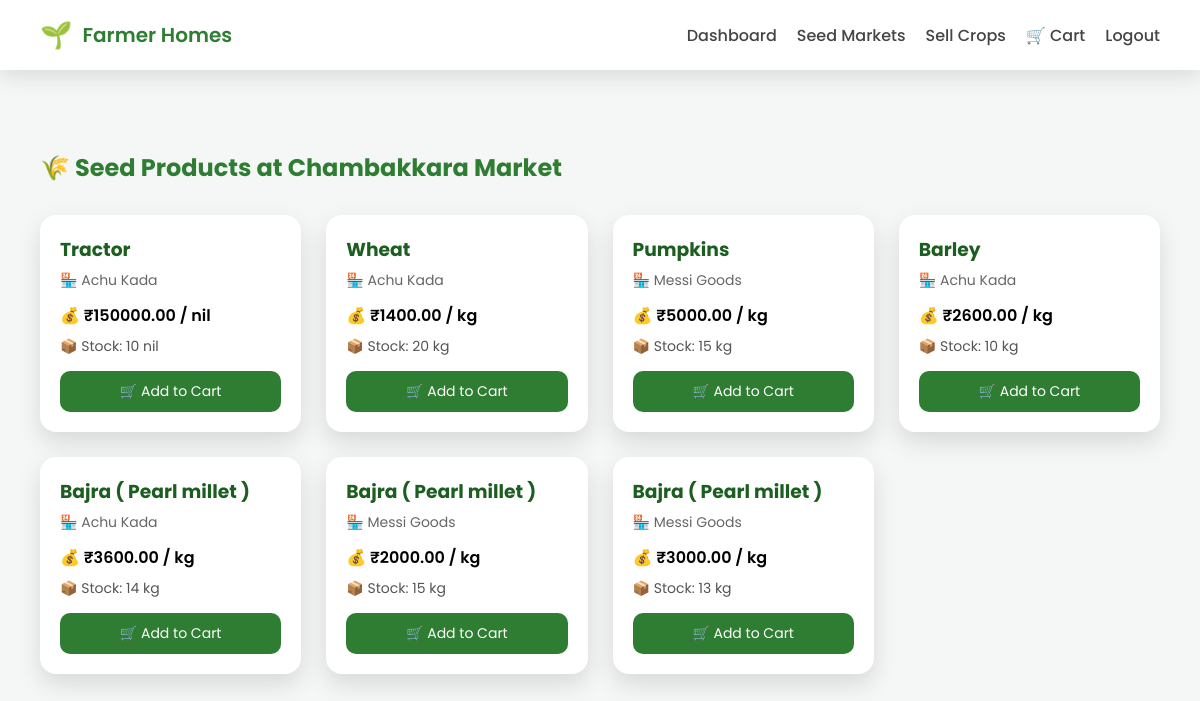
Screenshot of /markets/market/3/products/ with the database file from the repository.
### markets/models.py (models this page shows, shortened)
class Market(models.Model):
    name = models.CharField(max_length=200)
    address = models.TextField()
    village = models.CharField(max_length=100)
    district = models.CharField(max_length=100)
    state = models.CharField(max_length=100)
    latitude = models.DecimalField(max_digits=9, decimal_places=6)
    longitude = models.DecimalField(max_digits=9, decimal_places=6)
    is_active = models.BooleanField(default=True)
    created_at = models.DateTimeField(auto_now_add=True)

### buyersapp/models.py (models this page shows, shortened)
class BuyerSellProduct(models.Model):
    buyer = models.ForeignKey(
        BuyerProfile,
        on_delete=models.CASCADE,
        related_name="shop_products"
    )
    market = models.ForeignKey(
    Market,
    on_delete=models.CASCADE,
    related_name="buyer_sell_products"
    )
    product = models.ForeignKey(
        Product,
        on_delete=models.CASCADE,
        related_name="sold_by_buyers"
    )
    price = models.DecimalField(max_digits=8, decimal_places=2)
    stock_quantity = models.PositiveIntegerField()
    unit = models.CharField(max_length=20, default="kg")
    is_available = models.BooleanField(default=True)
    created_at = models.DateTimeField(auto_now_add=True)

### products/models.py (models this page shows, shortened)
class Product(models.Model):
    SEASON_CHOICES = [
        ('Kharif', 'Kharif'),
        ('Rabi', 'Rabi'),
        ('Zaid', 'Zaid'),
        ('All', 'All Seasons'),
    ]
    name = models.CharField(max_length=120)
    category = models.ForeignKey(
        ProductCategory,
        on_delete=models.CASCADE,
        related_name="products"
    )
    season = models.CharField(
        max_length=20,
        choices=SEASON_CHOICES,
        default="All"
    )
    product_type = models.CharField(
        max_length=100,
        help_text="Hybrid, Organic, BT, Equipment Type"
    )
    description = models.TextField()
    image = models.ImageField(upload_to="products/", blank=True, null=True)
    price = models.DecimalField(
        max_digits=8,
        decimal_places=2,
        blank=True,
        null=True
    )
    is_active = models.BooleanField(default=True)
    created_at = models.DateTimeField(auto_now_add=True)

### farmersaccapp/models.py (models this page shows, shortened)
class BuyerProfile(models.Model):
    user = models.OneToOneField(
        AllUser,
        on_delete=models.CASCADE,
        related_name='buyer_profile'
    )
    business_name = models.CharField(max_length=150, blank=True, null=True)
    gst_number = models.CharField(max_length=30, blank=True, null=True)
    is_exporter = models.BooleanField(default=False)

class AllUser(models.Model):
    ROLE_CHOICES = (
        ('farmer', 'Farmer'),
        ('buyer', 'Buyer / Wholesaler / Exporter'),
        ('admin', 'Admin'),
    )
    username = models.CharField(max_length=150, unique=True)
    email = models.EmailField(unique=True)
    phone = models.CharField(max_length=15, unique=True)
    password = models.CharField(max_length=255)
    role = models.CharField(max_length=20, choices=ROLE_CHOICES)
    reset_token = models.CharField(max_length=100, null=True, blank=True)
    reset_token_created = models.DateTimeField(null=True, blank=True)
    is_approved = models.BooleanField(default=False)
    rejection_reason = models.TextField(blank=True, null=True)
    is_active = models.BooleanField(default=True)
    created_at = models.DateTimeField(default=timezone.now)

### markets/views.py (the view)
# urls.py: path("market/<int:market_id>/products/", views.market_products, name="market_products"),
def market_products(request, market_id):
    market = get_object_or_404(Market, id=market_id)
    category = request.GET.get("category")
    products = BuyerSellProduct.objects.filter(
        market=market
    ).select_related(
        "product",
        "buyer",
        "buyer__user"
    )
    if category:
        products = products.filter(
            product__category__key=category
        )
    products = products.filter(is_available=True)
    return render(request, "markets/market_products.html", {
        "market": market,
        "products": products
    })

### templates/markets/market_products.html (shortened to what this page needs)
<!DOCTYPE html>
<html lang="en">
<head>
</head>
<body>
    <div class="navbar">
        <div class="nav-left">
            <span class="logo">🌱</span>
            <span class="brand">Farmer Homes</span>
        </div>
        <div class="nav-links">
            <a href="{% url 'user_dashboard' %}">Dashboard</a>
            <a href="{% url 'seed_markets' %}" class="active">Seed Markets</a>
            <a href="{% url 'nearest_markets' %}">Sell Crops</a>
            <a href="{% url 'view_cart' %}" style="position:relative;">
                🛒 Cart
            </a>
            <a href="{% url 'logout' %}">Logout</a>
        </div>
    </div>
    <div class="container">
        <h2>🌾 Seed Products at {{ market.name }}</h2>
        <div class="grid">
            {% for item in products %}
            <div class="product-card">
                <h3>{{ item.product.name }}</h3>
                <div class="seller">
                    🏪
                    {{ item.buyer.business_name|default:item.buyer.user.username }}
                </div>
                <div class="price">
                    💰 ₹{{ item.price }} / {{ item.unit }}
                </div>
                <div class="stock {% if item.stock_quantity <= 5 %}low-stock{% endif %}">
                    📦 Stock: {{ item.stock_quantity }} {{ item.unit }}
                </div>
                <form method="post" action="{% url 'add_to_cart' item.id %}">
                    <button class="buy-btn">
                        🛒 Add to Cart
                    </button>
                </form>
            </div>
            {% empty %}
            <p>No seed products available.</p>
            {% endfor %}
        </div>
    </div>
</body>
</html>

### templates/markets/market_products.html (style rules this page uses)
:root { --green: #2E7D32; --green-dark: #1B5E20; --green-light: #E8F5E9; --bg: #F5F7F6; --radius: 16px; --shadow: 0 10px 25px rgba(0, 0, 0, 0.12); }
* { box-sizing: border-box; font-family: "Poppins", sans-serif; }
body { margin: 0; background: var(--bg); padding-top: 90px; }
.navbar { position: fixed; top: 0; width: 100%; height: 70px; background: white; box-shadow: 0 8px 20px rgba(0, 0, 0, 0.1); display: flex; align-items: center; justify-content: space-between; padding: 0 40px; z-index: 1000; }
.nav-left { display: flex; align-items: center; gap: 10px; }
.logo { font-size: 26px; }
.brand { font-size: 20px; font-weight: 600; color: var(--green); }
.nav-links { display: flex; gap: 20px; align-items: center; }
.nav-links a { text-decoration: none; color: #444; font-weight: 500; position: relative; }
.container { max-width: 1200px; margin: auto; padding: 40px; }
h2 { color: var(--green); margin-bottom: 30px; }
.grid { display: grid; grid-template-columns: repeat(auto-fit, minmax(260px, 1fr)); gap: 25px; }
.product-card { background: white; padding: 20px; border-radius: var(--radius); box-shadow: var(--shadow); transition: transform 0.25s ease; }
.product-card h3 { margin: 0; color: var(--green-dark); }
.seller { font-size: 14px; color: #666; margin: 6px 0 12px; }
.price { font-weight: 600; margin: 8px 0; }
.stock { font-size: 14px; color: #555; }
.buy-btn { width: 100%; margin-top: 14px; padding: 10px; background: var(--green); color: white; border-radius: 10px; border: none; font-size: 14px; cursor: pointer; }

### rows the page displays
Market: name "Chambakkara Market"
BuyerSellProduct: product.name "Tractor", buyer.business_name "Achu Kada", price "150000.00", unit "nil", stock_quantity "10"
BuyerSellProduct: product.name "Wheat", buyer.business_name "Achu Kada", price "1400.00", unit "kg", stock_quantity "20"
BuyerSellProduct: product.name "Pumpkins", buyer.business_name "Messi Goods", price "5000.00", unit "kg", stock_quantity "15"
BuyerSellProduct: product.name "Barley", buyer.business_name "Achu Kada", price "2600.00", unit "kg", stock_quantity "10"
BuyerSellProduct: product.name "Bajra ( Pearl millet )", buyer.business_name "Achu Kada", price "3600.00", unit "kg", stock_quantity "14"
BuyerSellProduct: product.name "Bajra ( Pearl millet )", buyer.business_name "Messi Goods", price "2000.00", unit "kg", stock_quantity "15"
BuyerSellProduct: product.name "Bajra ( Pearl millet )", buyer.business_name "Messi Goods", price "3000.00", unit "kg", stock_quantity "13"
